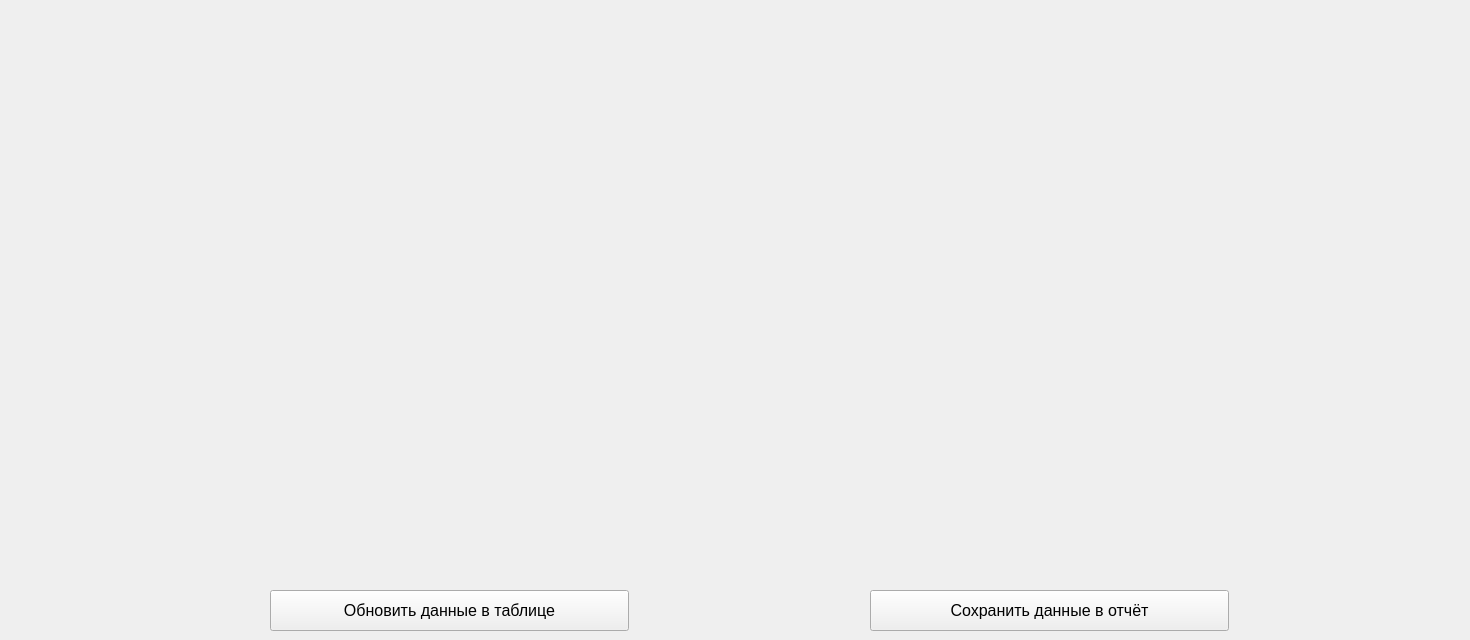
   <widget class="QWidget" name="pam_com_tab">
    <attribute name="title">
     <string>Связь изделие и дополнительные материалы</string>
    </attribute>
    <widget class="QWidget" name="formLayoutWidget_10">
     <property name="geometry">
      <rect>
       <x>0</x>
       <y>10</y>
       <width>1461</width>
       <height>501</height>
      </rect>
     </property>
     <layout class="QFormLayout" name="pam_com_layout"/>
    </widget>
    <widget class="QPushButton" name="upd_pam_com_table_btn">
     <property name="geometry">
      <rect>
       <x>270</x>
       <y>590</y>
       <width>359</width>
       <height>41</height>
      </rect>
     </property>
     <property name="font">
      <font>
       <pointsize>12</pointsize>
      </font>
     </property>
     <property name="mouseTracking">
      <bool>false</bool>
     </property>
     <property name="text">
      <string>Обновить данные в таблице</string>
     </property>
     <property name="checkable">
      <bool>false</bool>
     </property>
    </widget>
    <widget class="QPushButton" name="save_pam_com_table_btn">
     <property name="geometry">
      <rect>
       <x>870</x>
       <y>590</y>
       <width>359</width>
       <height>41</height>
      </rect>
     </property>
     <property name="font">
      <font>
       <pointsize>12</pointsize>
      </font>
     </property>
     <property name="mouseTracking">
      <bool>false</bool>
     </property>
     <property name="text">
      <string>Сохранить данные в отчёт</string>
     </property>
     <property name="checkable">
      <bool>false</bool>
     </property>
    </widget>
   </widget>
